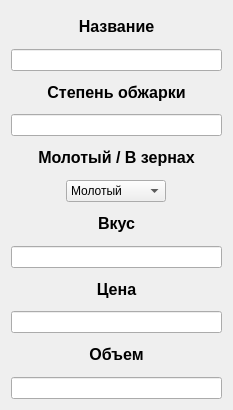
<?xml version="1.0" encoding="UTF-8"?>
<ui version="4.0">
 <class>Form</class>
 <widget class="QWidget" name="Form">
  <property name="geometry">
   <rect>
    <x>0</x>
    <y>0</y>
    <width>233</width>
    <height>410</height>
   </rect>
  </property>
  <property name="windowTitle">
   <string>Form</string>
  </property>
  <layout class="QVBoxLayout" name="verticalLayout">
   <item>
    <widget class="QLabel" name="label">
     <property name="text">
      <string>&lt;html&gt;&lt;head/&gt;&lt;body&gt;&lt;p&gt;&lt;span style=&quot; font-size:12pt; font-weight:600;&quot;&gt;Название&lt;/span&gt;&lt;/p&gt;&lt;/body&gt;&lt;/html&gt;</string>
     </property>
     <property name="textFormat">
      <enum>Qt::AutoText</enum>
     </property>
     <property name="alignment">
      <set>Qt::AlignCenter</set>
     </property>
    </widget>
   </item>
   <item>
    <widget class="QLineEdit" name="name"/>
   </item>
   <item>
    <widget class="QLabel" name="label_3">
     <property name="text">
      <string>&lt;html&gt;&lt;head/&gt;&lt;body&gt;&lt;p align=&quot;center&quot;&gt;&lt;span style=&quot; font-size:12pt; font-weight:600;&quot;&gt;Степень обжарки&lt;/span&gt;&lt;/p&gt;&lt;/body&gt;&lt;/html&gt;</string>
     </property>
     <property name="alignment">
      <set>Qt::AlignCenter</set>
     </property>
    </widget>
   </item>
   <item>
    <widget class="QLineEdit" name="degree"/>
   </item>
   <item>
    <widget class="QLabel" name="label_4">
     <property name="text">
      <string>&lt;html&gt;&lt;head/&gt;&lt;body&gt;&lt;p align=&quot;center&quot;&gt;&lt;span style=&quot; font-size:12pt; font-weight:600;&quot;&gt;Молотый / В зернах&lt;/span&gt;&lt;/p&gt;&lt;/body&gt;&lt;/html&gt;</string>
     </property>
     <property name="alignment">
      <set>Qt::AlignCenter</set>
     </property>
    </widget>
   </item>
   <item>
    <layout class="QHBoxLayout" name="horizontalLayout">
     <item>
      <widget class="QComboBox" name="truefalse">
       <property name="maximumSize">
        <size>
         <width>100</width>
         <height>16777215</height>
        </size>
       </property>
       <item>
        <property name="text">
         <string>Молотый</string>
        </property>
       </item>
       <item>
        <property name="text">
         <string>В зернах</string>
        </property>
       </item>
      </widget>
     </item>
    </layout>
   </item>
   <item>
    <widget class="QLabel" name="label_5">
     <property name="text">
      <string>&lt;html&gt;&lt;head/&gt;&lt;body&gt;&lt;p align=&quot;center&quot;&gt;&lt;span style=&quot; font-size:12pt; font-weight:600;&quot;&gt;Вкус&lt;/span&gt;&lt;/p&gt;&lt;/body&gt;&lt;/html&gt;</string>
     </property>
     <property name="alignment">
      <set>Qt::AlignCenter</set>
     </property>
    </widget>
   </item>
   <item>
    <widget class="QLineEdit" name="taste"/>
   </item>
   <item>
    <widget class="QLabel" name="label_7">
     <property name="text">
      <string>&lt;html&gt;&lt;head/&gt;&lt;body&gt;&lt;p&gt;&lt;span style=&quot; font-size:12pt; font-weight:600;&quot;&gt;Цена&lt;/span&gt;&lt;/p&gt;&lt;/body&gt;&lt;/html&gt;</string>
     </property>
     <property name="alignment">
      <set>Qt::AlignCenter</set>
     </property>
    </widget>
   </item>
   <item>
    <widget class="QLineEdit" name="price"/>
   </item>
   <item>
    <widget class="QLabel" name="label_8">
     <property name="text">
      <string>&lt;html&gt;&lt;head/&gt;&lt;body&gt;&lt;p&gt;&lt;span style=&quot; font-size:12pt; font-weight:600;&quot;&gt;Объем&lt;/span&gt;&lt;/p&gt;&lt;/body&gt;&lt;/html&gt;</string>
     </property>
     <property name="alignment">
      <set>Qt::AlignCenter</set>
     </property>
    </widget>
   </item>
   <item>
    <widget class="QLineEdit" name="size"/>
   </item>
  </layout>
 </widget>
 <resources/>
 <connections/>
</ui>
